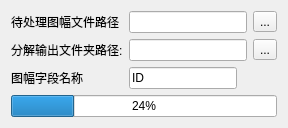
     <widget class="QWidget" name="VMapDecomposition_page">
      <layout class="QGridLayout" name="gridLayout_53">
       <item row="0" column="0" colspan="2">
        <layout class="QGridLayout" name="gridLayout_51">
         <item row="0" column="0">
          <layout class="QGridLayout" name="gridLayout_52">
           <item row="1" column="0">
            <widget class="QLabel" name="label_58">
             <property name="text">
              <string>分解输出文件夹路径:</string>
             </property>
            </widget>
           </item>
           <item row="0" column="0">
            <widget class="QLabel" name="label_60">
             <property name="text">
              <string>待处理图幅文件路径</string>
             </property>
            </widget>
           </item>
           <item row="2" column="0">
            <widget class="QLabel" name="label_59">
             <property name="text">
              <string>图幅字段名称</string>
             </property>
            </widget>
           </item>
          </layout>
         </item>
         <item row="0" column="1">
          <layout class="QGridLayout" name="gridLayout_54">
           <item row="2" column="0">
            <layout class="QHBoxLayout" name="horizontalLayout_48" stretch="0,2">
             <item>
              <widget class="QLineEdit" name="lineEdit_39">
               <property name="text">
                <string>ID</string>
               </property>
              </widget>
             </item>
             <item>
              <spacer name="horizontalSpacer_64">
               <property name="orientation">
                <enum>Qt::Horizontal</enum>
               </property>
               <property name="sizeHint" stdset="0">
                <size>
                 <width>40</width>
                 <height>20</height>
                </size>
               </property>
              </spacer>
             </item>
            </layout>
           </item>
           <item row="0" column="0">
            <layout class="QHBoxLayout" name="horizontalLayout_50">
             <item>
              <widget class="QLineEdit" name="lineEdit_41"/>
             </item>
             <item>
              <widget class="QToolButton" name="toolButton_19">
               <property name="text">
                <string>...</string>
               </property>
              </widget>
             </item>
            </layout>
           </item>
           <item row="1" column="0">
            <layout class="QHBoxLayout" name="horizontalLayout_47">
             <item>
              <widget class="QLineEdit" name="lineEdit_38"/>
             </item>
             <item>
              <widget class="QToolButton" name="toolButton_18">
               <property name="text">
                <string>...</string>
               </property>
              </widget>
             </item>
            </layout>
           </item>
          </layout>
         </item>
         <item row="1" column="0" colspan="2">
          <widget class="QProgressBar" name="progressBar_8">
           <property name="value">
            <number>24</number>
           </property>
          </widget>
         </item>
        </layout>
       </item>
      </layout>
     </widget>
